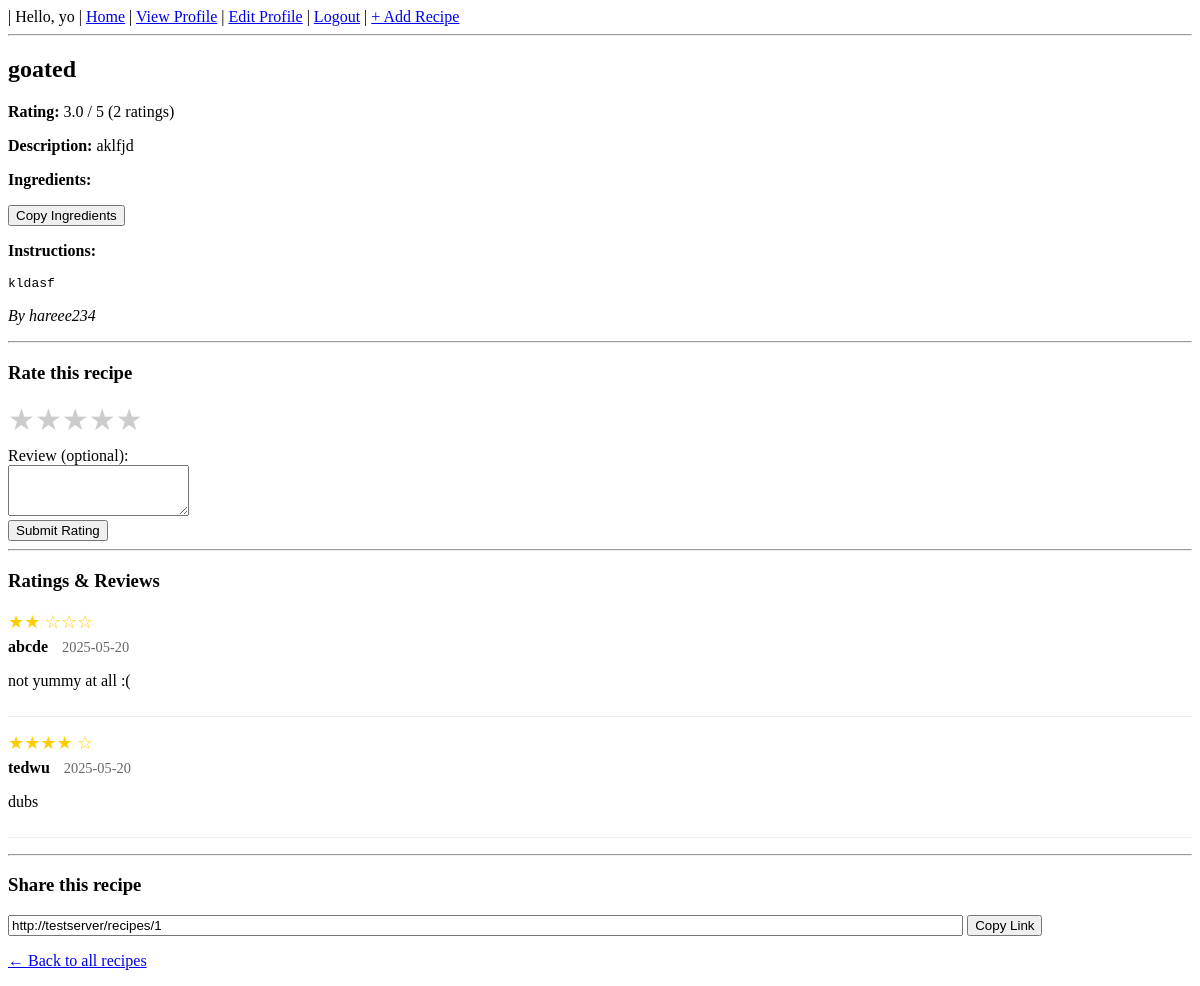
The page /recipes/1 (signed in) on the database its author committed.
### app/models.py (models this page shows)
class User(UserMixin, db.Model):
    id = db.Column(db.Integer, primary_key=True)
    username = db.Column(db.String(100), unique=True, nullable=False)
    email = db.Column(db.String(120), unique=True, nullable=False)
    password = db.Column(db.String(200), nullable=False)
    recipes = db.relationship('Recipe', backref='author', lazy=True)
    ratings = db.relationship('Rating', backref='user', lazy=True)

class Recipe(db.Model):
    id = db.Column(db.Integer, primary_key=True)
    title = db.Column(db.String(200), nullable=False)
    description = db.Column(db.Text, nullable=False)
    ingredients = db.Column(db.Text, nullable=False)
    instructions = db.Column(db.Text, nullable=False)
    created_at = db.Column(db.DateTime(timezone=True), server_default=func.now())
    user_id = db.Column(db.Integer, db.ForeignKey('user.id'), nullable=False)
    ratings = db.relationship('Rating', backref='recipe', lazy=True, cascade="all, delete-orphan")
    def avg_rating(self):
        if not self.ratings:
            return 0
        return round(sum(r.value for r in self.ratings) / len(self.ratings), 1)

class Rating(db.Model):
    id = db.Column(db.Integer, primary_key=True)
    value = db.Column(db.Integer, nullable=False)  # 1-5 stars
    comment = db.Column(db.Text, nullable=True)    # Optional review text
    created_at = db.Column(db.DateTime(timezone=True), server_default=func.now())
    recipe_id = db.Column(db.Integer, db.ForeignKey('recipe.id'), nullable=False)
    user_id = db.Column(db.Integer, db.ForeignKey('user.id'), nullable=False)
    __table_args__ = (db.UniqueConstraint('recipe_id', 'user_id', name='_recipe_user_rating_uc'),)

### app/routes.py (the view)
@app.route('/recipes/<int:recipe_id>')
def view_recipe(recipe_id):
    user = get_current_user()
    recipe = Recipe.query.get_or_404(recipe_id)
    user_rating = None
    if user:
        user_rating = Rating.query.filter_by(
            recipe_id=recipe_id,
            user_id=user.id
        ).first()
    return render_template(
        'view_recipe.html',
        recipe=recipe,
        user=user,
        user_rating=user_rating
    )

### app/routes.py (called while the page is built)
def get_current_user():
    uid = session.get("user_id")
    return User.query.get(uid) if uid else None

### app/templates/view_recipe.html (shortened to what this page needs)
{% extends "base.html" %}
{% block content %}
  <h2>{{ recipe.title }}</h2>
  <div class="rating-display">
    <p>
      <strong>Rating:</strong>
      {% if recipe.ratings %}
        {{ recipe.avg_rating() }} / 5 ({{ recipe.ratings|length }} rating{% if recipe.ratings|length != 1 %}s{% endif %})
      {% else %}
        No ratings yet
      {% endif %}
    </p>
  </div>
  <p><strong>Description:</strong> {{ recipe.description }}</p>
  <p><strong>Ingredients:</strong></p>
  <button type="button" onclick="copyIngredients()">Copy Ingredients</button>
  <p><strong>Instructions:</strong></p>
  <pre>{{ recipe.instructions }}</pre>
  <p><em>By {{ recipe.author.username }}</em></p>
  <hr>
{% if user %}
  <h3>Rate this recipe</h3>
  <form method="POST" action="{{ url_for('rate_recipe', recipe_id=recipe.id) }}">
    <div class="star-rating">
      <label for="star5">★</label>
      <label for="star4">★</label>
      <label for="star3">★</label>
      <label for="star2">★</label>
      <label for="star1">★</label>
    </div>
    <div>
      <label for="comment">Review (optional):</label><br>
      <textarea id="comment" name="comment" rows="3">{{ user_rating.comment if user_rating else '' }}</textarea>
    </div>
    <button type="submit">{% if user_rating %}Update{% else %}Submit{% endif %} Rating</button>
  </form>
{% else %}
  <p><a href="{{ url_for('login') }}">Log in</a> to rate this recipe.</p>
{% endif %}
  <hr>
  <h3>Ratings & Reviews</h3>
  {% if recipe.ratings %}
    <ul class="reviews-list">
      {% for rating in recipe.ratings %}
        <li>
          <div class="review">
            <div class="stars">
              {% for i in range(rating.value) %}★{% endfor %}
              {% for i in range(5 - rating.value) %}☆{% endfor %}
            </div>
            <div class="reviewer">
              <strong>{{ rating.user.username }}</strong>
              <span class="date">{{ rating.created_at.strftime('%Y-%m-%d') }}</span>
            </div>
            {% if rating.comment %}
              <p class="comment">{{ rating.comment }}</p>
            {% endif %}
          </div>
        </li>
      {% endfor %}
    </ul>
  {% else %}
    <p>No ratings or reviews yet. Be the first to rate this recipe!</p>
  {% endif %}
  <hr>
  <h3>Share this recipe</h3>
  <div>
    <input type="text" id="share-link" value="{{ request.url }}" readonly style="width:80%">
    <button type="button" onclick="copyLink()">Copy Link</button>
  </div>
  <p><a href="{{ url_for('recipes') }}">&larr; Back to all recipes</a></p>
{% endblock %}

### app/templates/base.html (shortened to what this page needs)
<!DOCTYPE html>
<html lang="en">
<head>
</head>
<body>
  <nav>
    {% if user %}
      | Hello, {{ user.username }}
      | <a href="{{ url_for('home') }}">Home</a>
      | <a href="{{ url_for('profile') }}">View Profile</a>
      | <a href="{{ url_for('edit_profile') }}">Edit Profile</a>
      | <a href="{{ url_for('logout') }}">Logout</a>
      | <a href="{{ url_for('add_recipe') }}">+ Add Recipe</a>
    {% else %}
      | <a href="{{ url_for('login') }}">Login</a>
      | <a href="{{ url_for('register') }}">Register</a>
    {% endif %}
  </nav>
  <hr>
  {% block content %}{% endblock %}
</body>
</html>

### app/templates/view_recipe.html (style rules this page uses)
.star-rating { display: flex; flex-direction: row-reverse; justify-content: flex-end; margin-bottom: 10px; }
.star-rating label { font-size: 30px; color: #ccc; cursor: pointer; }
.reviews-list { list-style-type: none; padding: 0; }
.review { margin-bottom: 15px; border-bottom: 1px solid #eee; padding-bottom: 10px; }
.stars { color: #ffcc00; font-size: 18px; }
.reviewer { margin: 5px 0; }
.date { color: #666; font-size: 0.9em; margin-left: 10px; }

### rows shown on the page
User: username "yo"
Recipe: title "goated", description "aklfjd", instructions "kldasf"
Rating: avg_rating "3.0", user.username "abcde", created_at "2025-05-20", comment "not yummy at all :("
User: author.username "hareee234"
Rating: user.username "tedwu", created_at "2025-05-20", comment "dubs"

### other values the page prints
{{ recipe.ratings|length }} "2"
